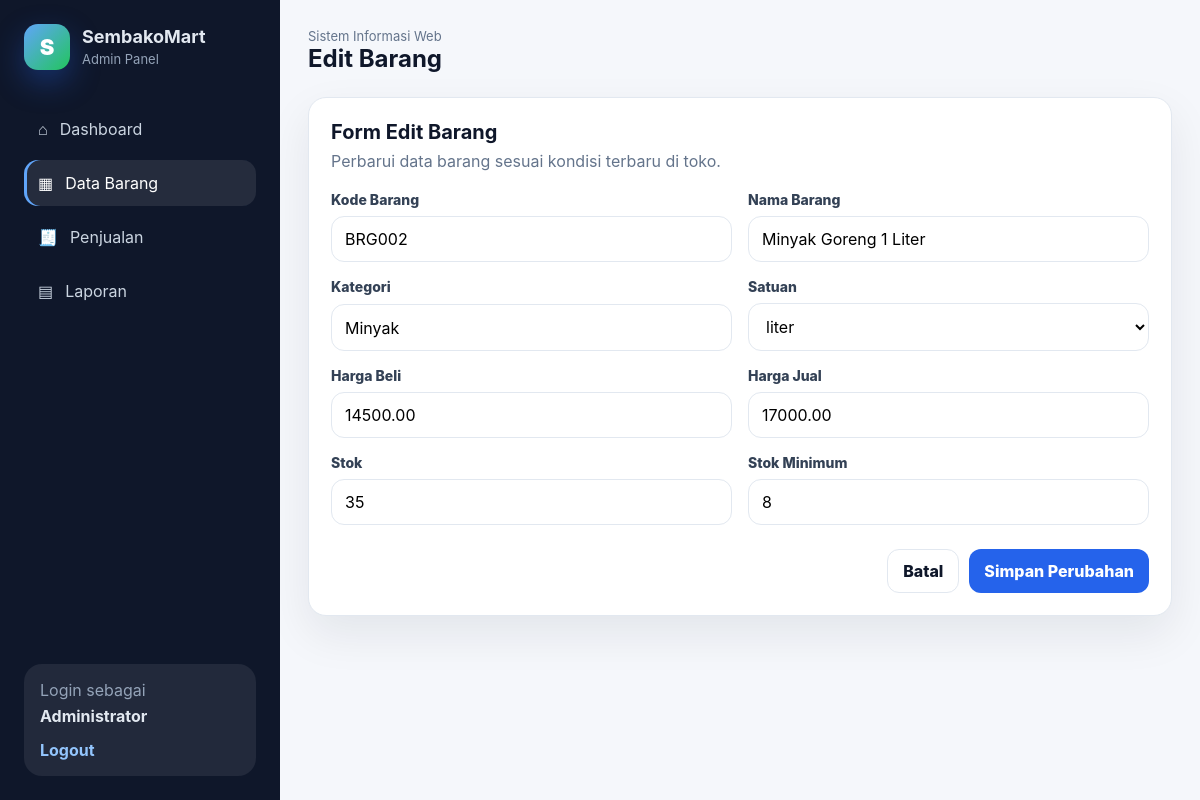
/barang/edit.php?id=2 (signed in), run on the app's committed database.
### tables this page shows
CREATE TABLE barang (
  id INT AUTO_INCREMENT PRIMARY KEY,
  kode_barang VARCHAR(30) NOT NULL UNIQUE,
  nama_barang VARCHAR(150) NOT NULL,
  kategori VARCHAR(100) NOT NULL,
  satuan VARCHAR(20) NOT NULL DEFAULT 'pcs',
  harga_beli DECIMAL(12,2) NOT NULL DEFAULT 0,
  harga_jual DECIMAL(12,2) NOT NULL DEFAULT 0,
  stok INT NOT NULL DEFAULT 0,
  stok_minimum INT NOT NULL DEFAULT 5,
  created_at TIMESTAMP DEFAULT CURRENT_TIMESTAMP,
  updated_at TIMESTAMP DEFAULT CURRENT_TIMESTAMP ON UPDATE CURRENT_TIMESTAMP
);

### config/functions.php (called while the page is built, shortened)
<?php
function e($value): string
{
    return htmlspecialchars((string)$value, ENT_QUOTES, 'UTF-8');
}

### barang/edit.php (the view, shortened to what this page needs)
<?php
require_once __DIR__ . '/../config/koneksi.php';
$id = (int)($_GET['id'] ?? 0);
$stmt = $conn->prepare('SELECT * FROM barang WHERE id = ? LIMIT 1');
$stmt->bind_param('i', $id);
$stmt->execute();
$data = $stmt->get_result()->fetch_assoc();
require_once __DIR__ . '/../partials/header.php';
?>
<div class="card form-card">
    <div class="card-header">
        <div>
            <h3>Form Edit Barang</h3>
            <p>Perbarui data barang sesuai kondisi terbaru di toko.</p>
        </div>
    </div>
    <form method="post" class="form-grid">
        <div class="form-group">
            <label>Kode Barang</label>
            <input type="text" name="kode_barang" value="<?= e($data['kode_barang']) ?>" required>
        </div>
        <div class="form-group">
            <label>Nama Barang</label>
            <input type="text" name="nama_barang" value="<?= e($data['nama_barang']) ?>" required>
        </div>
        <div class="form-group">
            <label>Kategori</label>
            <input type="text" name="kategori" value="<?= e($data['kategori']) ?>" required>
        </div>
        <div class="form-group">
            <label>Satuan</label>
            <select name="satuan" required>
                <?php foreach (['pcs', 'kg', 'liter', 'dus', 'pack', 'botol', 'kaleng', 'sachet'] as $satuan): ?>
                    <option value="<?= e($satuan) ?>" <?= $data['satuan'] === $satuan ? 'selected' : '' ?>><?= e($satuan) ?></option>
                <?php endforeach; ?>
            </select>
        </div>
        <div class="form-group">
            <label>Harga Beli</label>
            <input type="number" name="harga_beli" min="0" step="100" value="<?= e($data['harga_beli']) ?>" required>
        </div>
        <div class="form-group">
            <label>Harga Jual</label>
            <input type="number" name="harga_jual" min="0" step="100" value="<?= e($data['harga_jual']) ?>" required>
        </div>
        <div class="form-group">
            <label>Stok</label>
            <input type="number" name="stok" min="0" value="<?= e($data['stok']) ?>" required>
        </div>
        <div class="form-group">
            <label>Stok Minimum</label>
            <input type="number" name="stok_minimum" min="0" value="<?= e($data['stok_minimum']) ?>" required>
        </div>
        <div class="form-actions">
            <a class="btn btn-outline" href="index.php">Batal</a>
            <button class="btn btn-primary" type="submit">Simpan Perubahan</button>
        </div>
    </form>
</div>
<?php require_once __DIR__ . '/../partials/footer.php'; ?>

### assets/css/style.css (style rules this page uses)
:root { --bg: #f5f7fb; --surface: #ffffff; --primary: #2563eb; --primary-dark: #1d4ed8; --success: #16a34a; --warning: #f59e0b; --danger: #dc2626; --text: #0f172a; --muted: #64748b; --line: #e2e8f0; --soft: #eff6ff; --shadow: 0 18px 45px rgba(15, 23, 42, 0.08); --radius: 18px; }
* { box-sizing: border-box; }
body { margin: 0; font-family: Inter, ui-sans-serif, system-ui, -apple-system, BlinkMacSystemFont, "Segoe UI", sans-serif; background: var(--bg); color: var(--text); }
a { color: inherit; text-decoration: none; }
button, input, select { font: inherit; }
.card, .stat-card { background: var(--surface); border: 1px solid var(--line); border-radius: var(--radius); box-shadow: var(--shadow); }
.card { padding: 22px; }
.card-header { display: flex; align-items: flex-start; justify-content: space-between; gap: 18px; margin-bottom: 18px; }
.card-header h3, .card-header p { margin: 0; }
.card-header h3 { font-size: 20px; }
.card-header p { color: var(--muted); margin-top: 5px; line-height: 1.5; }
.btn { border: 0; border-radius: 12px; padding: 11px 15px; cursor: pointer; display: inline-flex; align-items: center; justify-content: center; font-weight: 800; transition: 0.2s ease; white-space: nowrap; }
.btn-primary { background: var(--primary); color: #fff; }
.btn-outline { background: #fff; color: var(--text); border: 1px solid var(--line); }
.form-card { max-width: 980px; }
.form-grid { display: grid; grid-template-columns: repeat(2, minmax(0, 1fr)); gap: 16px; }
.form-group { display: grid; gap: 8px; }
.form-group label { color: #334155; font-weight: 800; font-size: 14px; }
.form-group input, .form-group select { width: 100%; border: 1px solid var(--line); background: #fff; border-radius: 13px; padding: 12px 13px; outline: none; transition: 0.2s ease; }
.form-actions { grid-column: 1 / -1; display: flex; justify-content: flex-end; gap: 10px; margin-top: 8px; }

### data on the page
barang: kode_barang "BRG002", nama_barang "Minyak Goreng 1 Liter", kategori "Minyak", harga_beli "14500.00", harga_jual "17000.00", stok "35", stok_minimum "8"

### other printed values
$_SESSION['admin']['nama'] "Administrator"
$title "Edit Barang"
form field satuan "liter"
